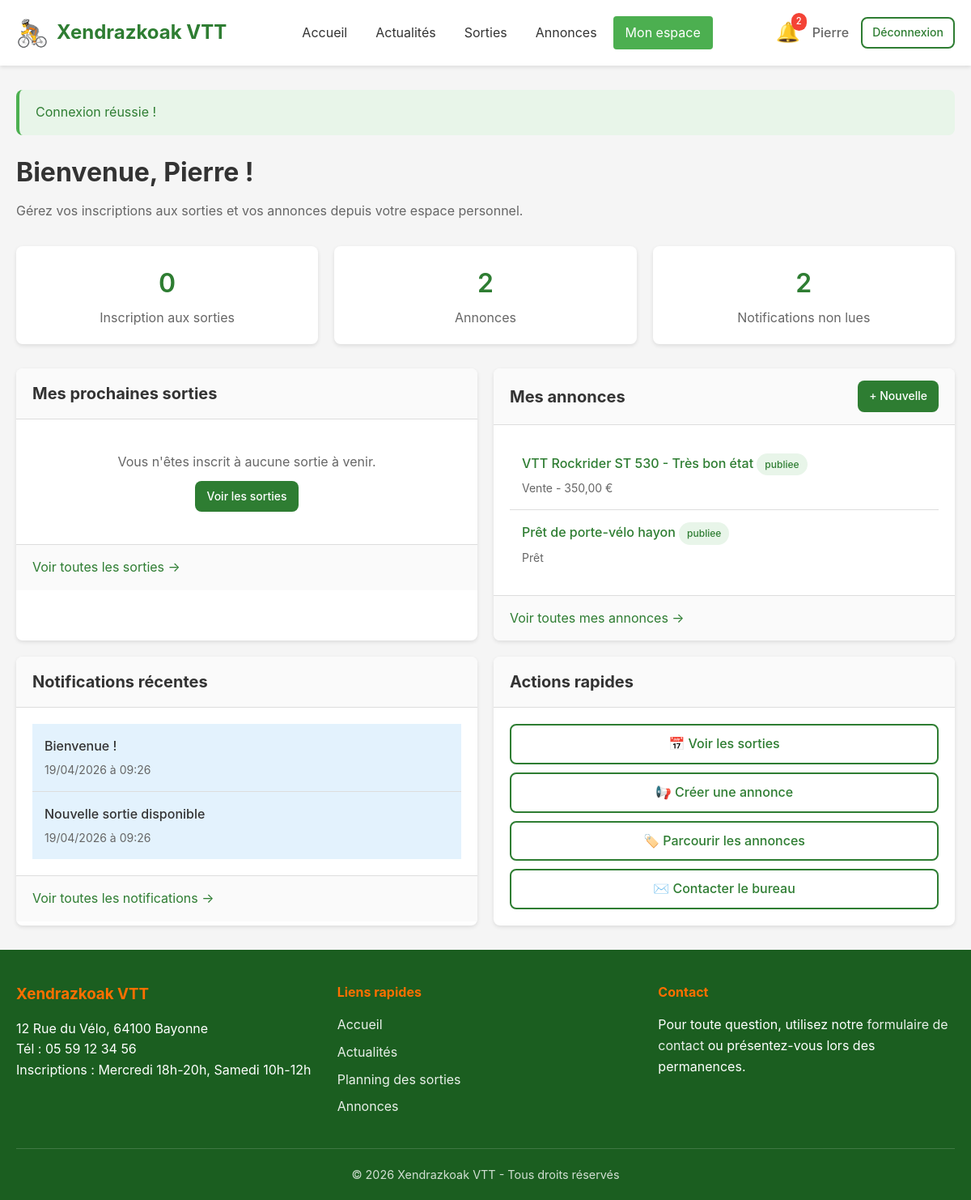
Page /dashboard.php (signed in) on the committed database.
### tables this page shows
CREATE TABLE annonces (
    id INT AUTO_INCREMENT PRIMARY KEY,
    user_id INT NOT NULL,
    categorie_id INT NOT NULL,
    titre VARCHAR(255) NOT NULL,
    prix DECIMAL(10,2) DEFAULT NULL,
    description TEXT DEFAULT NULL,
    statut ENUM('en_attente', 'publiee', 'restreinte', 'archivee') DEFAULT 'en_attente',
    created_at DATETIME DEFAULT CURRENT_TIMESTAMP,
    updated_at DATETIME DEFAULT CURRENT_TIMESTAMP ON UPDATE CURRENT_TIMESTAMP,
    FOREIGN KEY (user_id) REFERENCES users(id) ON DELETE CASCADE,
    FOREIGN KEY (categorie_id) REFERENCES annonce_categories(id) ON DELETE CASCADE
);

CREATE TABLE annonce_categories (
    id INT AUTO_INCREMENT PRIMARY KEY,
    nom VARCHAR(100) NOT NULL UNIQUE
);

CREATE TABLE notifications (
    id INT AUTO_INCREMENT PRIMARY KEY,
    user_id INT NOT NULL,
    titre VARCHAR(255) NOT NULL,
    message TEXT NOT NULL,
    is_read TINYINT(1) DEFAULT 0,
    created_at DATETIME DEFAULT CURRENT_TIMESTAMP,
    FOREIGN KEY (user_id) REFERENCES users(id) ON DELETE CASCADE
);

CREATE TABLE club_infos (
    id INT AUTO_INCREMENT PRIMARY KEY,
    nom_club VARCHAR(200) NOT NULL,
    adresse TEXT NOT NULL,
    telephone VARCHAR(20) NOT NULL,
    jours_inscription VARCHAR(255) NOT NULL,
    youtube_url VARCHAR(500) DEFAULT NULL,
    updated_at DATETIME DEFAULT CURRENT_TIMESTAMP ON UPDATE CURRENT_TIMESTAMP
);

### auth.php (called while the page is built, shortened)
<?php
require_once __DIR__ . '/functions.php';
function isLoggedIn() {
    return isset($_SESSION['user_id']) && $_SESSION['user_id'] > 0;
}
function getCurrentUser() {
    return $_SESSION['user_data'];
}
function hasRole($roles) {
    $user = getCurrentUser();
    if (is_string($roles)) {
        $roles = [$roles];
    }
    return in_array($user['role'], $roles);
}

### db.php (called while the page is built, shortened)
<?php
function getDB() {
    static $pdo = null;
    if ($pdo !== null) {
        return $pdo;
    }
    try {
        $dsn = "mysql:host=" . DB_HOST . ";dbname=" . DB_NAME . ";charset=" . DB_CHARSET;
        $options = [
            PDO::ATTR_ERRMODE            => PDO::ERRMODE_EXCEPTION,
            PDO::ATTR_DEFAULT_FETCH_MODE => PDO::FETCH_ASSOC,
            PDO::ATTR_EMULATE_PREPARES   => false,
        ];
        $pdo = new PDO($dsn, DB_USER, DB_PASS, $options);
        return $pdo;
    } catch (PDOException $e) {
        if (DEBUG_MODE) {
            die("Erreur de connexion à la base de données : " . $e->getMessage());
        } else {
            die("Erreur de connexion à la base de données. Veuillez réessayer plus tard.");
        }
    }
}
function dbFetchAll($sql, $params = []) {
    $stmt = getDB()->prepare($sql);
    $stmt->execute($params);
    return $stmt->fetchAll();
}
function dbFetchOne($sql, $params = []) {
    $stmt = getDB()->prepare($sql);
    $stmt->execute($params);
    return $stmt->fetch();
}

### dashboard.php (the view, shortened to what this page needs)
<?php
require_once __DIR__ . '/auth.php';
$user = getCurrentUser();
$nbInscriptionsSorties = dbFetchOne("
    SELECT COUNT(*) as count FROM sortie_inscriptions
    WHERE user_id = ? AND statut = 'inscrit'
", [$user['id']])['count'];
$nbAnnonces = dbFetchOne("
    SELECT COUNT(*) as count FROM annonces
    WHERE user_id = ?
", [$user['id']])['count'];
$nbNotificationsNonLues = countUnreadNotifications($user['id']);
$mesProchaineSorties = dbFetchAll("
    SELECT s.*, si.statut as inscription_statut
    FROM sorties s
    JOIN sortie_inscriptions si ON s.id = si.sortie_id
    WHERE si.user_id = ? AND si.statut = 'inscrit' AND s.date_sortie >= CURDATE()
    ORDER BY s.date_sortie ASC
    LIMIT 5
", [$user['id']]);
$mesAnnonces = dbFetchAll("
    SELECT a.*, c.nom as categorie_nom
    FROM annonces a
    JOIN annonce_categories c ON a.categorie_id = c.id
    WHERE a.user_id = ?
    ORDER BY a.created_at DESC
    LIMIT 5
", [$user['id']]);
$notifications = dbFetchAll("
    SELECT * FROM notifications
    WHERE user_id = ?
    ORDER BY created_at DESC
    LIMIT 5
", [$user['id']]);
require_once __DIR__ . '/header.php';
?>
<div class="page-header">
    <h1>Bienvenue, <?php echo escape($user['prenom']); ?> !</h1>
    <p>Gérez vos inscriptions aux sorties et vos annonces depuis votre espace personnel.</p>
</div>
<div class="dashboard-stats">
    <div class="stat-card">
        <div class="stat-value"><?php echo $nbInscriptionsSorties; ?></div>
        <div class="stat-label">Inscription<?php echo $nbInscriptionsSorties > 1 ? 's' : ''; ?> aux sorties</div>
    </div>
    <div class="stat-card">
        <div class="stat-value"><?php echo $nbAnnonces; ?></div>
        <div class="stat-label">Annonce<?php echo $nbAnnonces > 1 ? 's' : ''; ?></div>
    </div>
    <div class="stat-card">
        <div class="stat-value"><?php echo $nbNotificationsNonLues; ?></div>
        <div class="stat-label">Notification<?php echo $nbNotificationsNonLues > 1 ? 's' : ''; ?> non lue<?php echo $nbNotificationsNonLues > 1 ? 's' : ''; ?></div>
    </div>
</div>
<div class="dashboard-grid">
    <div class="card">
        <div class="card-header">
            <h3>Mes prochaines sorties</h3>
        </div>
        <div class="card-body">
            <?php if (empty($mesProchaineSorties)): ?>
                <div class="empty-state" style="padding: 20px;">
                    <p>Vous n'êtes inscrit à aucune sortie à venir.</p>
                    <a href="sorties.php" class="btn btn-sm btn-primary mt-1">Voir les sorties</a>
                </div>
            <?php endif; ?>
        </div>
        <div class="card-footer">
            <a href="sorties.php">Voir toutes les sorties →</a>
        </div>
    </div>
    <div class="card">
        <div class="card-header flex flex-between items-center">
            <h3>Mes annonces</h3>
            <a href="annonce_add.php" class="btn btn-sm btn-primary">+ Nouvelle</a>
        </div>
        <div class="card-body">
            <?php if (empty($mesAnnonces)): ?>
                <div class="empty-state" style="padding: 20px;">
                    <p>Vous n'avez pas encore créé d'annonce.</p>
                </div>
            <?php else: ?>
                <ul class="notification-list">
                    <?php foreach ($mesAnnonces as $annonce): ?>
                        <li class="notification-item">
                            <div class="notification-content">
                                <div class="notification-title">
                                    <a href="annonce_view.php?id=<?php echo $annonce['id']; ?>">
                                        <?php echo escape($annonce['titre']); ?>
                                    </a>
                                    <span class="badge badge-<?php echo $annonce['statut'] === 'publiee' ? 'success' : 'warning'; ?>">
                                        <?php echo escape($annonce['statut']); ?>
                                    </span>
                                </div>
                                <div class="notification-time">
                                    <?php echo escape($annonce['categorie_nom']); ?>
                                    <?php if ($annonce['prix']): ?>
                                        - <?php echo formatPrix($annonce['prix']); ?>
                                    <?php endif; ?>
                                </div>
                            </div>
                        </li>
                    <?php endforeach; ?>
                </ul>
            <?php endif; ?>
        </div>
        <div class="card-footer">
            <a href="annonces.php?mes_annonces=1">Voir toutes mes annonces →</a>
        </div>
    </div>
    <div class="card">
        <div class="card-header">
            <h3>Notifications récentes</h3>
        </div>
        <div class="card-body">
            <?php if (empty($notifications)): ?>
                <div class="empty-state" style="padding: 20px;">
                    <p>Aucune notification.</p>
                </div>
            <?php else: ?>
                <ul class="notification-list">
                    <?php foreach ($notifications as $notif): ?>
                        <li class="notification-item <?php echo !$notif['is_read'] ? 'unread' : ''; ?>">
                            <div class="notification-content">
                                <div class="notification-title"><?php echo escape($notif['titre']); ?></div>
                                <div class="notification-time"><?php echo formatDate($notif['created_at'], true); ?></div>
                            </div>
                        </li>
                    <?php endforeach; ?>
                </ul>
            <?php endif; ?>
        </div>
        <div class="card-footer">
            <a href="notifications.php">Voir toutes les notifications →</a>
        </div>
    </div>
    <div class="card">
        <div class="card-header">
            <h3>Actions rapides</h3>
        </div>
        <div class="card-body">
            <div style="display: flex; flex-direction: column; gap: 10px;">
                <a href="sorties.php" class="btn btn-outline">📅 Voir les sorties</a>
                <a href="annonce_add.php" class="btn btn-outline">📢 Créer une annonce</a>
                <a href="annonces.php" class="btn btn-outline">🏷️ Parcourir les annonces</a>
                <a href="messages.php" class="btn btn-outline">✉️ Contacter le bureau</a>
            </div>
        </div>
    </div>
</div>
<?php require_once __DIR__ . '/footer.php'; ?>

### footer.php (shortened to what this page needs)
        </div>
    </main>
    <footer class="main-footer">
        <div class="container">
            <div class="footer-content">
                <div class="footer-info">
                    <h3><?php echo SITE_NAME; ?></h3>
                    <?php if ($clubInfo): ?>
                        <p><?php echo escape($clubInfo['adresse']); ?></p>
                        <p>Tél : <?php echo escape($clubInfo['telephone']); ?></p>
                        <p>Inscriptions : <?php echo escape($clubInfo['jours_inscription']); ?></p>
                    <?php endif; ?>
                </div>
                <div class="footer-links">
                    <h4>Liens rapides</h4>
                    <ul>
                        <li><a href="index.php">Accueil</a></li>
                        <li><a href="actualites.php">Actualités</a></li>
                        <li><a href="sorties.php">Planning des sorties</a></li>
                        <li><a href="annonces.php">Annonces</a></li>
                    </ul>
                </div>
                <div class="footer-contact">
                    <h4>Contact</h4>
                    <p>Pour toute question, utilisez notre <a href="messages.php">formulaire de contact</a> ou présentez-vous lors des permanences.</p>
                </div>
            </div>
            <div class="footer-bottom">
                <p>&copy; <?php echo date('Y'); ?> <?php echo SITE_NAME; ?> - Tous droits réservés</p>
            </div>
        </div>
    </footer>
</body>
</html>

### css/style.css (style rules this page uses)
*, *::before, *::after { box-sizing: border-box; margin: 0; padding: 0; }
:root { --primary-color: #2e7d32; --primary-dark: #1b5e20; --primary-light: #4caf50; --secondary-color: #ff6f00; --secondary-dark: #e65100; --text-color: #333; --text-light: #666; --bg-color: #f5f5f5; --white: #fff; --border-color: #ddd; --success-color: #4caf50; --error-color: #f44336; --warning-color: #ff9800; --info-color: #2196f3; --shadow: 0 2px 5px rgba(0,0,0,0.1); --shadow-lg: 0 5px 15px rgba(0,0,0,0.15); --radius: 8px; --radius-sm: 4px; }
body { font-family: -apple-system, BlinkMacSystemFont, 'Segoe UI', Roboto, Oxygen, Ubuntu, sans-serif; font-size: 16px; line-height: 1.6; color: var(--text-color); background-color: var(--bg-color); min-height: 100vh; display: flex; flex-direction: column; }
a { color: var(--primary-color); text-decoration: none; }
.container { width: 100%; max-width: 1200px; margin: 0 auto; padding: 0 20px; }
.main-footer { background: var(--primary-dark); color: var(--white); padding: 40px 0 20px; margin-top: auto; }
.footer-content { display: grid; grid-template-columns: repeat(auto-fit, minmax(250px, 1fr)); gap: 30px; margin-bottom: 30px; }
.footer-info h3, .footer-links h4, .footer-contact h4 { margin-bottom: 15px; color: var(--secondary-color); }
.footer-links ul { list-style: none; }
.footer-links li { margin-bottom: 8px; }
.footer-links a, .footer-contact a { color: var(--white); opacity: 0.9; }
.footer-bottom { text-align: center; padding-top: 20px; border-top: 1px solid rgba(255,255,255,0.2); font-size: 0.9rem; opacity: 0.8; }
.btn { display: inline-block; padding: 10px 20px; font-size: 1rem; font-weight: 500; text-align: center; border: 2px solid transparent; border-radius: var(--radius); cursor: pointer; transition: all 0.2s; }
.btn-primary { background: var(--primary-color); color: var(--white); }
.btn-outline { background: transparent; border-color: var(--primary-color); color: var(--primary-color); }
.btn-sm { padding: 6px 12px; font-size: 0.875rem; }
.card { background: var(--white); border-radius: var(--radius); box-shadow: var(--shadow); overflow: hidden; }
.card-header { padding: 15px 20px; border-bottom: 1px solid var(--border-color); background: #fafafa; }
.card-header h2, .card-header h3 { margin: 0; font-size: 1.25rem; }
.card-body { padding: 20px; }
.card-footer { padding: 15px 20px; border-top: 1px solid var(--border-color); background: #fafafa; }
.badge { display: inline-block; padding: 4px 10px; font-size: 0.75rem; font-weight: 500; border-radius: 20px; }
.badge-success { background: #e8f5e9; color: #2e7d32; }
.page-header { margin-bottom: 30px; }
.page-header h1 { font-size: 2rem; margin-bottom: 10px; }
.page-header p { color: var(--text-light); }
.dashboard-stats { display: grid; grid-template-columns: repeat(auto-fit, minmax(200px, 1fr)); gap: 20px; margin-bottom: 30px; }
.stat-card { background: var(--white); padding: 20px; border-radius: var(--radius); box-shadow: var(--shadow); text-align: center; }
.stat-card .stat-value { font-size: 2rem; font-weight: 600; color: var(--primary-color); }
.stat-card .stat-label { color: var(--text-light); margin-top: 5px; }
.dashboard-grid { display: grid; grid-template-columns: repeat(auto-fit, minmax(400px, 1fr)); gap: 20px; }
.notification-list { list-style: none; }
.notification-item { padding: 15px; border-bottom: 1px solid var(--border-color); display: flex; gap: 15px; }
.notification-item:last-child { border-bottom: none; }
.notification-item.unread { background: #e3f2fd; }
.notification-item .notification-content { flex: 1; }
.notification-item .notification-title { font-weight: 500; margin-bottom: 5px; }
.notification-item .notification-time { font-size: 0.875rem; color: var(--text-light); }
.empty-state { text-align: center; padding: 60px 20px; color: var(--text-light); }
.mt-1 { margin-top: 10px; }
.flex { display: flex; }
.flex-between { justify-content: space-between; }
.items-center { align-items: center; }

### rows in the picture
annonces: titre "VTT Rockrider ST 530 - Très bon état", statut "publiee", categorie.nom "Vente", prix "350,00 €"
annonces: titre "Prêt de porte-vélo hayon", statut "publiee", categorie.nom "Prêt"
notifications: titre "Bienvenue !", created_at "19/04/2026 à 09:26"
notifications: titre "Nouvelle sortie disponible", created_at "19/04/2026 à 09:26"
club_infos: adresse "12 Rue du Vélo, 64100 Bayonne", telephone "05 59 12 34 56", jours_inscription "Mercredi 18h-20h, Samedi 10h-12h"

### other values in the picture
SITE_NAME "Xendrazkoak VTT"
$unreadNotifications "2"
$currentUser['prenom'] "Pierre"
$flash['message'] "Connexion réussie !"
$user['prenom'] "Pierre"
$nbInscriptionsSorties "0"
$nbAnnonces "2"
$nbNotificationsNonLues "2"
